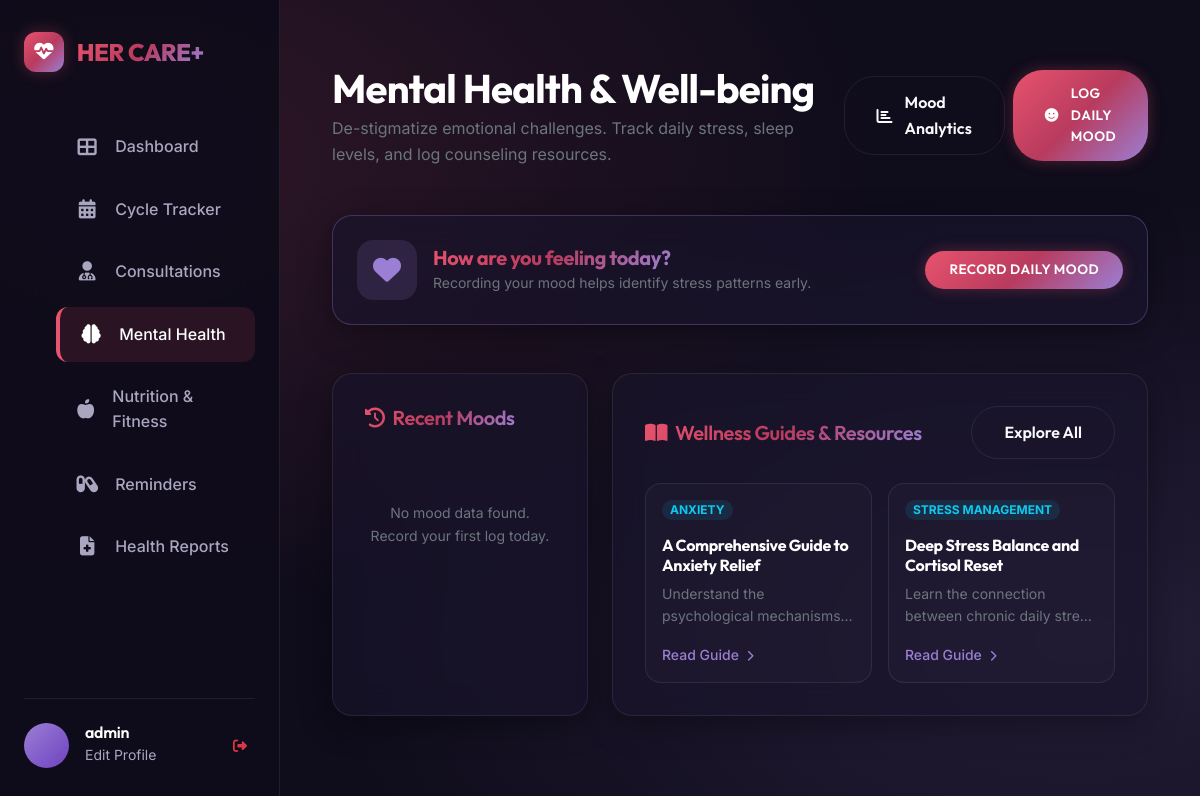
Page /mental-health/ (signed in) on the committed database.
### mental_health/models.py (models this page shows, shortened)
class CounselingResource(models.Model):
    CATEGORY_CHOICES = [
        ('mindfulness', 'Mindfulness'),
        ('stress', 'Stress Management'),
        ('anxiety', 'Anxiety'),
        ('depression', 'Depression'),
        ('self_care', 'Self Care'),
        ('relationships', 'Relationships'),
        ('sleep', 'Sleep Health'),
        ('breathing', 'Breathing Exercises'),
    ]
    TYPE_CHOICES = [
        ('article', 'Article'),
        ('exercise', 'Exercise'),
        ('video', 'Video'),
        ('guide', 'Guide'),
    ]
    title = models.CharField(max_length=200)
    category = models.CharField(max_length=20, choices=CATEGORY_CHOICES)
    resource_type = models.CharField(max_length=10, choices=TYPE_CHOICES, default='article')
    content = models.TextField()
    summary = models.TextField(max_length=300, blank=True)
    image = models.ImageField(upload_to='mental_health/', blank=True, null=True)
    external_link = models.URLField(blank=True)
    created_at = models.DateTimeField(auto_now_add=True)
    is_featured = models.BooleanField(default=False)
    class Meta:
        ordering = ['-is_featured', '-created_at']

### mental_health/views.py (the view)
# urls.py: path('', views.mental_health_home, name='mental_health_home'),
@login_required
def mental_health_home(request):
    recent_moods = MoodLog.objects.filter(user=request.user)[:7]
    featured_resources = CounselingResource.objects.filter(is_featured=True)[:4]
    all_resources = CounselingResource.objects.all()[:8]
    today_logged = MoodLog.objects.filter(
        user=request.user,
        date=timezone.now().date()
    ).exists()
    context = {
        'recent_moods': recent_moods,
        'featured_resources': featured_resources,
        'all_resources': all_resources,
        'today_logged': today_logged,
    }
    return render(request, 'mental_health/mental_health.html', context)

### mental_health/templates/mental_health/mental_health.html
{% extends 'base.html' %}
{% load static %}
{% block content %}
<div class="container py-4">
    <div class="d-flex flex-column flex-md-row align-items-md-center justify-content-between mb-5 gap-3">
        <div>
            <h1 class="fw-bold mb-1">Mental Health & Well-being</h1>
            <p class="text-secondary mb-0">De-stigmatize emotional challenges. Track daily stress, sleep levels, and log counseling resources.</p>
        </div>
        <div class="d-flex align-items-center gap-2">
            <a href="{% url 'mood_history' %}" class="btn-secondary-premium btn-sm"><i class="fas fa-chart-bar me-1"></i> Mood Analytics</a>
            {% if not today_logged %}
                <a href="{% url 'log_mood' %}" class="btn-premium btn-sm"><i class="fas fa-smile me-1"></i> Log Daily Mood</a>
            {% else %}
                <span class="badge rounded-pill bg-success px-3 py-2 small" style="background: rgba(46,196,182,0.15) !important; color: var(--teal-color);">
                    <i class="fas fa-check-circle me-1"></i> Mood Logged Today
                </span>
            {% endif %}
        </div>
    </div>
    {% if not today_logged %}
        <div class="glass-card mb-5 p-4 d-flex flex-column flex-md-row align-items-center justify-content-between gap-3" style="border-color: rgba(155, 127, 212, 0.3);">
            <div class="d-flex align-items-center gap-3">
                <div class="d-inline-flex p-3 rounded-4" style="background: rgba(155, 127, 212, 0.15);">
                    <i class="fas fa-heart text-primary fs-3" style="color: var(--accent-color) !important;"></i>
                </div>
                <div>
                    <h5 class="fw-bold m-0 text-gradient">How are you feeling today?</h5>
                    <p class="small text-secondary mb-0">Recording your mood helps identify stress patterns early.</p>
                </div>
            </div>
            <a href="{% url 'log_mood' %}" class="btn-premium px-4 py-2 text-decoration-none small btn-sm">Record Daily Mood</a>
        </div>
    {% endif %}
    <div class="row g-4">
        <div class="col-lg-4">
            <div class="glass-card h-100">
                <h5 class="mb-4 text-gradient"><i class="fas fa-history me-2"></i>Recent Moods</h5>
                {% if recent_moods %}
                    <div class="d-flex flex-column gap-3">
                        {% for mood in recent_moods %}
                            <div class="d-flex align-items-center gap-3 p-3 rounded-4" style="background: rgba(255,255,255,0.02); border: 1px solid var(--border-glass);">
                                <span style="font-size: 2rem;">{{ mood.mood_emoji }}</span>
                                <div>
                                    <h6 class="m-0 fw-bold">{{ mood.mood_label }}</h6>
                                    <span class="small text-secondary">{{ mood.date|date:"F d, Y" }} &bull; Sleep: {{ mood.sleep_hours|default:"-" }} hrs</span>
                                </div>
                            </div>
                        {% endfor %}
                    </div>
                {% else %}
                    <div class="text-center py-5 text-secondary small">
                        No mood data found. Record your first log today.
                    </div>
                {% endif %}
            </div>
        </div>
        <div class="col-lg-8">
            <div class="glass-card h-100">
                <div class="d-flex align-items-center justify-content-between mb-4">
                    <h5 class="m-0 text-gradient"><i class="fas fa-book-open me-2"></i>Wellness Guides & Resources</h5>
                    <a href="{% url 'resources' %}" class="btn-secondary-premium btn-sm">Explore All</a>
                </div>
                <div class="row g-3">
                    {% for res in featured_resources %}
                        <div class="col-md-6">
                            <div class="p-3 rounded-4 h-100 d-flex flex-column" style="background: rgba(255,255,255,0.02); border: 1px solid var(--border-glass);">
                                <span class="badge text-uppercase align-self-start mb-3 px-2 py-1 small rounded-pill bg-opacity-10 bg-info text-info" style="font-size: 0.75rem; background: rgba(255,255,255,0.04);">
                                    {{ res.get_category_display }}
                                </span>
                                <h6 class="fw-bold mb-2 text-white">{{ res.title }}</h6>
                                <p class="small text-secondary mb-3" style="display: -webkit-box; -webkit-line-clamp: 2; -webkit-box-orient: vertical; overflow: hidden;">
                                    {{ res.summary|default:res.content }}
                                </p>
                                <a href="{% url 'resources' %}?category={{ res.category }}" class="small text-decoration-none mt-auto" style="color: var(--accent-color); font-weight: 500;">
                                    Read Guide <i class="fas fa-chevron-right ms-1" style="font-size: 0.7rem;"></i>
                                </a>
                            </div>
                        </div>
                    {% empty %}
                        <div class="col-12 text-center py-5 text-secondary small">
                            No counselors guides seeded yet. Please check back later.
                        </div>
                    {% endfor %}
                </div>
            </div>
        </div>
    </div>
</div>
{% endblock %}

### templates/base.html (shortened to what this page needs)
{% load static %}
<!DOCTYPE html>
<html lang="en">
<head>
    <link href="https://cdn.jsdelivr.net/npm/bootstrap@5.3.2/dist/css/bootstrap.min.css" rel="stylesheet">
    <link href="https://cdnjs.cloudflare.com/ajax/libs/font-awesome/6.4.2/css/all.min.css" rel="stylesheet">
    <link href="{% static 'css/style.css' %}" rel="stylesheet">
</head>
<body>
    {% if user.is_authenticated %}
    <div class="app-container">
        <aside class="sidebar">
            <a href="{% url 'dashboard' %}" class="sidebar-logo">
                <span class="btn-premium p-2 d-inline-flex align-items-center justify-content-center" style="width: 40px; height: 40px; border-radius: 12px;">
                    <i class="fas fa-heartbeat" style="font-size: 1.2rem;"></i>
                </span>
                <h2 class="m-0 text-gradient">HER CARE+</h2>
            </a>
            <ul class="nav-menu">
                <li class="nav-item {% if request.resolver_match.app_name == 'dashboard' or request.resolver_match.url_name == 'dashboard' %}active{% endif %}">
                    <a href="{% url 'dashboard' %}">
                        <i class="fas fa-th-large"></i>
                        <span>Dashboard</span>
                    </a>
                </li>
                <li class="nav-item {% if 'cycle-tracker' in request.path %}active{% endif %}">
                    <a href="{% url 'tracker_home' %}">
                        <i class="fas fa-calendar-alt"></i>
                        <span>Cycle Tracker</span>
                    </a>
                </li>
                <li class="nav-item {% if 'appointments' in request.path %}active{% endif %}">
                    <a href="{% url 'doctor_list' %}">
                        <i class="fas fa-user-md"></i>
                        <span>Consultations</span>
                    </a>
                </li>
                <li class="nav-item {% if 'mental-health' in request.path %}active{% endif %}">
                    <a href="{% url 'mental_health_home' %}">
                        <i class="fas fa-brain"></i>
                        <span>Mental Health</span>
                    </a>
                </li>
                <li class="nav-item {% if 'nutrition' in request.path %}active{% endif %}">
                    <a href="{% url 'nutrition_home' %}">
                        <i class="fas fa-apple-alt"></i>
                        <span>Nutrition & Fitness</span>
                    </a>
                </li>
                <li class="nav-item {% if 'reminders' in request.path %}active{% endif %}">
                    <a href="{% url 'reminders_home' %}">
                        <i class="fas fa-capsules"></i>
                        <span>Reminders</span>
                    </a>
                </li>
                <li class="nav-item {% if 'health-reports' in request.path %}active{% endif %}">
                    <a href="{% url 'reports_home' %}">
                        <i class="fas fa-file-medical"></i>
                        <span>Health Reports</span>
                    </a>
                </li>
            </ul>
            <div class="sidebar-user">
                {% if user.profile.profile_picture %}
                    <img src="{{ user.profile.profile_picture.url }}" class="user-avatar" alt="Avatar">
                {% else %}
                    <div class="user-avatar">{{ user.first_name|slice:":1" }}{% if user.last_name %}{{ user.last_name|slice:":1" }}{% endif %}</div>
                {% endif %}
                <div class="user-details overflow-hidden">
                    <h6 class="m-0 text-truncate">{{ user.get_full_name|default:user.username }}</h6>
                    <a href="{% url 'profile' %}" class="small text-decoration-none" style="color: var(--text-secondary);">Edit Profile</a>
                </div>
                <a href="{% url 'logout' %}" class="ms-auto btn btn-sm btn-outline-danger border-0" title="Logout">
                    <i class="fas fa-sign-out-alt"></i>
                </a>
            </div>
        </aside>
        <main class="main-content">
            {% block content %}{% endblock %}
        </main>
    </div>
    {% endif %}
</body>
</html>

### static/css/style.css (style rules this page uses)
:root { --bg-dark: #0f0c1b; --bg-card: rgba(26, 21, 44, 0.65); --bg-card-hover: rgba(38, 31, 64, 0.85); --border-glass: rgba(255, 255, 255, 0.08); --border-glass-focus: rgba(232, 83, 109, 0.4); --primary-grad: linear-gradient(135deg, #e8536d 0%, #b83b5e 50%, #9b7fd4 100%); --accent-grad: linear-gradient(135deg, #9b7fd4 0%, #6f42c1 100%); --teal-grad: linear-gradient(135deg, #2ec4b6 0%, #0f9f90 100%); --text-primary: #f8f9fa; --text-secondary: #a9a7c0; --text-muted: #6c6985; --primary-color: #e8536d; --accent-color: #9b7fd4; --teal-color: #2ec4b6; --shadow-main: 0 8px 32px 0 rgba(0, 0, 0, 0.37); --shadow-glow: 0 0 15px rgba(232, 83, 109, 0.3); --font-heading: 'Outfit', sans-serif; --font-body: 'Inter', sans-serif; }
* { margin: 0; padding: 0; box-sizing: border-box; }
body { background-color: var(--bg-dark); background-image: radial-gradient(at 10% 20%, rgba(232, 83, 109, 0.15) 0px, transparent 50%), radial-gradient(at 90% 80%, rgba(155, 127, 212, 0.15) 0px, transparent 50%); background-attachment: fixed; color: var(--text-primary); font-family: var(--font-body); min-height: 100vh; overflow-x: hidden; line-height: 1.6; }
h1, h2, h3, h4, h5, h6 { font-family: var(--font-heading); font-weight: 600; letter-spacing: -0.02em; color: #ffffff; }
.glass-card { background: var(--bg-card); backdrop-filter: blur(16px); -webkit-backdrop-filter: blur(16px); border: 1px solid var(--border-glass); border-radius: 20px; padding: 2rem; box-shadow: var(--shadow-main); transition: all 0.4s cubic-bezier(0.165, 0.84, 0.44, 1); }
.text-gradient { background: var(--primary-grad); -webkit-background-clip: text; -webkit-text-fill-color: transparent; display: inline-block; }
.btn-premium { background: var(--primary-grad); color: #ffffff; border: none; border-radius: 30px; padding: 0.8rem 2rem; font-family: var(--font-heading); font-weight: 600; letter-spacing: 0.03em; text-transform: uppercase; font-size: 0.85rem; cursor: pointer; box-shadow: var(--shadow-glow); transition: all 0.3s ease; text-decoration: none; display: inline-flex; align-items: center; justify-content: center; gap: 0.5rem; }
.btn-secondary-premium { background: transparent; color: var(--text-primary); border: 1.5px solid var(--border-glass); border-radius: 30px; padding: 0.8rem 2rem; font-family: var(--font-heading); font-weight: 600; cursor: pointer; transition: all 0.3s ease; text-decoration: none; display: inline-flex; align-items: center; justify-content: center; gap: 0.5rem; }
.app-container { display: flex; min-height: 100vh; }
.sidebar { width: 280px; background: rgba(15, 12, 27, 0.95); border-right: 1px solid var(--border-glass); padding: 2rem 1.5rem; display: flex; flex-direction: column; position: fixed; height: 100vh; z-index: 100; backdrop-filter: blur(20px); }
.sidebar-logo { display: flex; align-items: center; gap: 0.8rem; margin-bottom: 3rem; text-decoration: none; }
.sidebar-logo h2 { font-family: var(--font-heading); font-weight: 800; font-size: 1.5rem; }
.nav-menu { list-style: none; display: flex; flex-direction: column; gap: 0.5rem; flex-grow: 1; }
.nav-item a { display: flex; align-items: center; gap: 1rem; padding: 0.9rem 1.2rem; color: var(--text-secondary); text-decoration: none; border-radius: 12px; font-weight: 500; transition: all 0.3s ease; }
.nav-item a:hover, .nav-item.active a { color: #ffffff; background: rgba(232, 83, 109, 0.12); border-left: 4px solid var(--primary-color); }
.nav-item i { font-size: 1.2rem; width: 24px; text-align: center; }
.sidebar-user { border-top: 1px solid var(--border-glass); padding-top: 1.5rem; display: flex; align-items: center; gap: 1rem; }
.user-avatar { width: 45px; height: 45px; border-radius: 50%; background: var(--accent-grad); display: flex; align-items: center; justify-content: center; font-weight: bold; color: white; object-fit: cover; }
.main-content { margin-left: 280px; flex-grow: 1; padding: 2.5rem; min-height: 100vh; }

### rows in the picture
CounselingResource: category "ANXIETY", title "A Comprehensive Guide to Anxiety Relief", summary "Understand the psychological…"
CounselingResource: category "STRESS MANAGEMENT", title "Deep Stress Balance and Cortisol Reset", summary "Learn the connection between chronic daily…"

### other values in the picture
{{ user.get_full_name|default:user.username }} "admin"
